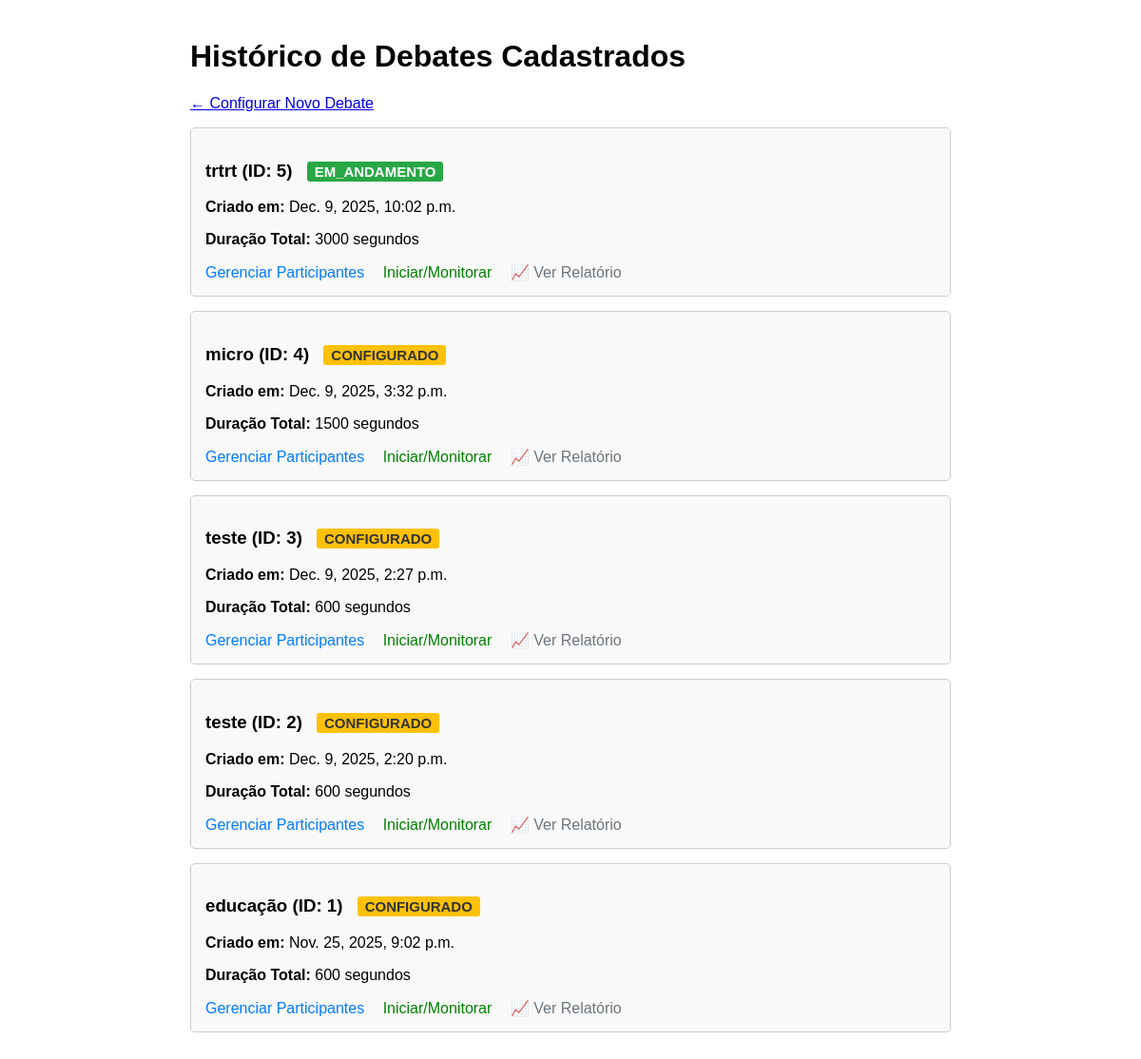
Page /debates/historico/ on the committed database.
### debates/models.py (models this page shows, shortened)
class Debate(models.Model):
    titulo = models.CharField(max_length=200)
    tempo_total_segundos = models.IntegerField()
    status = models.CharField(
        max_length=20,
        choices=STATUS_CHOICES,
        default='CONFIGURADO'
    )
    participante_ativo = models.ForeignKey(
        'Participante',
        on_delete=models.SET_NULL,
        null = True,
        blank=True,
        related_name='debates_ativos'
    )
    data_criacao = models.DateTimeField(auto_now_add=True)

### debates/views.py (the view)
# urls.py: path('historico/', views.historico_debates, name='historico_debates'),
def historico_debates(request):
    debates = Debate.objects.all().order_by('-data_criacao')
    return render(request, 'historico.html', {'debates': debates})

### debates/templates/historico.html (shortened to what this page needs)
<!DOCTYPE html>
<html lang="pt-br">
<head>
</head>
<body>
    <h1> Histórico de Debates Cadastrados</h1>
    <p><a href="{% url 'criar_debate' %}">← Configurar Novo Debate</a></p>
    {% for debate in debates %}
    <div class="debate-item">
        <h3>
            {{ debate.titulo }} (ID: {{ debate.id }})
            <span class="status-badge status-{{ debate.status }}">{{ debate.status }}</span>
        </h3>
        <p><strong>Criado em:</strong> {{ debate.data_criacao }}</p>
        <p><strong>Duração Total:</strong> {{ debate.tempo_total_segundos }} segundos</p>
        <div class="debate-actions" style="margin-top: 10px;">
            <a href="{% url 'editar_debate' debate_id=debate.id %}"> Gerenciar Participantes</a>
            <a href="{% url 'monitorar_debate' debate_id=debate.id %}" style="color: green;"> Iniciar/Monitorar</a>
            <a href="#" style="color: #6c757d;">📈 Ver Relatório</a>
        </div>
    </div>
    {% empty %}
        <p>Nenhum debate cadastrado ainda. <a href="{% url 'criar_debate' %}">Crie o primeiro!</a></p>
    {% endfor %}
</body>
</html>

### debates/templates/historico.html (style rules this page uses)
body { font-family: Arial, sans-serif; max-width: 800px; margin: 0 auto; padding: 20px; }
.debate-item { border: 1px solid #ccc; padding: 15px; margin-bottom: 15px; border-radius: 5px; background-color: #f9f9f9; }
.debate-actions a { margin-right: 15px; text-decoration: none; color: #007bff; }
.status-badge { font-weight: bold; margin-left: 10px; padding: 2px 8px; border-radius: 3px; font-size: 0.8em; }
.status-CONFIGURADO { background-color: #ffc107; color: #333; }
.status-EM_ANDAMENTO { background-color: #28a745; color: white; }

### rows in the picture
Debate: titulo "trtrt", id "5", status "EM_ANDAMENTO", data_criacao "Dec. 9, 2025, 10:02 p.m.", tempo_total_segundos "3000"
Debate: titulo "micro", id "4", status "CONFIGURADO", data_criacao "Dec. 9, 2025, 3:32 p.m.", tempo_total_segundos "1500"
Debate: titulo "teste", id "3", status "CONFIGURADO", data_criacao "Dec. 9, 2025, 2:27 p.m.", tempo_total_segundos "600"
Debate: titulo "teste", id "2", status "CONFIGURADO", data_criacao "Dec. 9, 2025, 2:20 p.m.", tempo_total_segundos "600"
Debate: titulo "educação", id "1", status "CONFIGURADO", data_criacao "Nov. 25, 2025, 9:02 p.m.", tempo_total_segundos "600"
